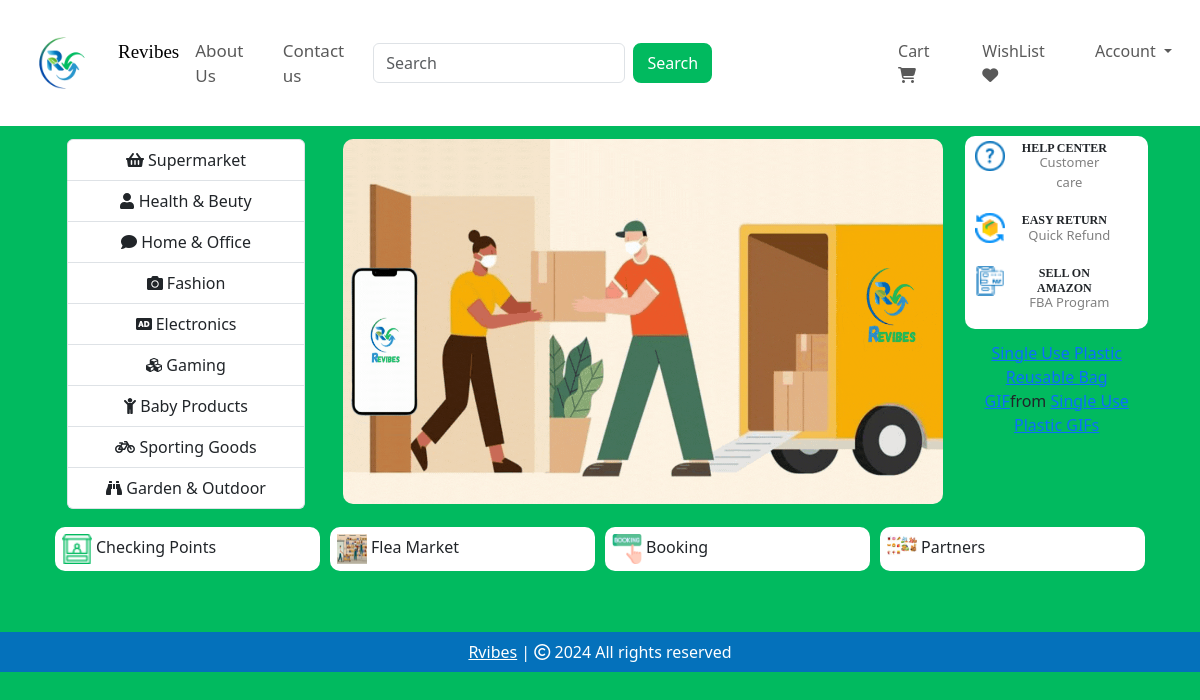
Before: / with the older database file.
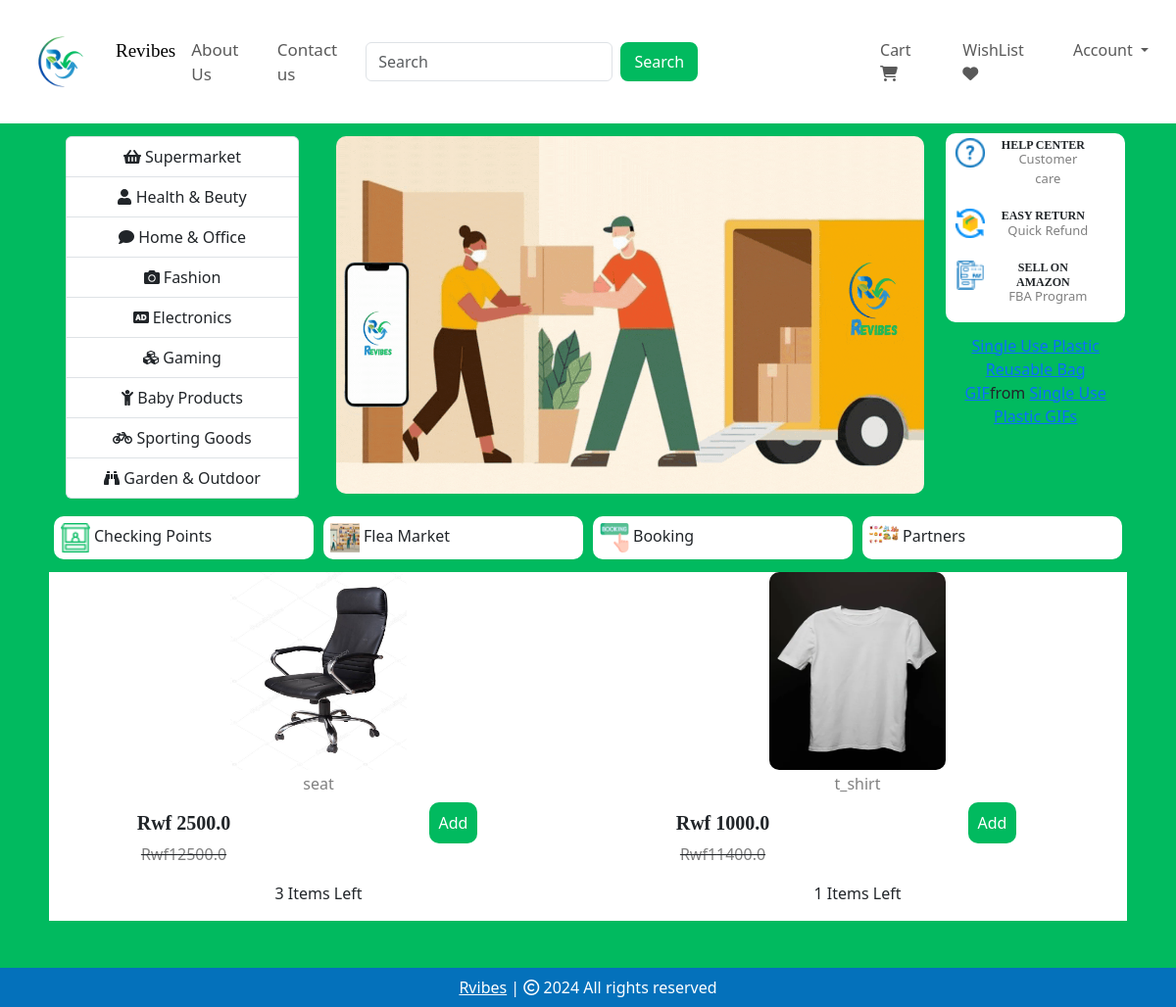
After: the same page with the newer database file.
### website/models.py (models this page shows, shortened)
class Product(db.Model):
    id= db.Column(db.Integer, primary_key=True)
    product_name = db.Column(db.String(100), nullable=False)
    current_price = db.Column(db.Float, nullable=False)
    previous_price = db.Column(db.Float, nullable=False)
    in_stock = db.Column(db.Integer, nullable=False)
    product_picture = db.Column(db.String(1000), nullable=False)
    flash_sale = db.Column(db.Boolean, default=False)
    date_added = db.Column(db.DateTime, default=datetime.utcnow)
    carts = db.relationship('Cart', backref=db.backref('product', lazy=True))
    orders = db.relationship('Order', backref=db.backref('product', lazy=True))

### website/views.py (the view)
@views.route('/')
def home():
    items = Product.query.filter_by(flash_sale=True)
    return render_template('home.html', items=items)

### website/templates/home.html (shortened to what this page needs)
{% extends 'base.html' %}
{% block body %}
<div class="container text-center">
    <div class="row" style="margin: 10px;">
      <div class="col " style="margin: 3px;">
        <div class="list-group" id="right1">
            <a href="" class="list-group-item list-group-item-action">
                <i class="fa fa-shopping-basket" aria-hidden="true"></i>
                <span class="link-name">Supermarket</span>
            </a>
            <a href="" class="list-group-item list-group-item-action">
                <i class="fa fa-user" aria-hidden="true"></i>
                <span class="link-name">Health & Beuty</span>
            </a>
            <a href="" class="list-group-item list-group-item-action">
                <i class="fa-solid fa-comment"></i>
                <span class="link-name">Home & Office</span>
            </a>
            <a href="" class="list-group-item list-group-item-action">
                <i class="fa fa-camera" aria-hidden="true"></i>
                <span class="link-name">Fashion</span>
            </a>
            <a href="" class="list-group-item list-group-item-action">
                <i class="fa fa-audio-description" aria-hidden="true"></i>
                <span class="link-name">Electronics</span>
            </a>
            <a href="" class="list-group-item list-group-item-action">
                <i class="fa fa-cubes" aria-hidden="true"></i>
                <span class="link-name">Gaming</span>
            </a>
            <a href="" class="list-group-item list-group-item-action">
                <i class="fa fa-child" aria-hidden="true"></i>
                <span class="link-name">Baby Products</span>
            </a>
            <a href="" class="list-group-item list-group-item-action">
                <i class="fa fa-bicycle" aria-hidden="true"></i>
                <span class="link-name">Sporting Goods</span>
            </a>
            <a href="" class="list-group-item list-group-item-action">
                <i class="fa fa-binoculars" aria-hidden="true"></i>
                <span class="link-name">Garden & Outdoor</span>
            </a>
        </div>
      </div>
      <div class="col-md-7" style="margin: 3px;">
        <img src="../static/images/recycle.gif" alt="" style="width: 600px; height: 365px; border-radius: 10px;">
      </div>
      <div class="col-md-2">
        <div class="row" style="background-color: white; border-radius: 10px;">
            <div class="row" style="display: flex; margin-top: 5px;">
                <div class="col">
                    <img src="../static/images/help.png" alt="" style="width: 30px; height: 30px; margin-left: -30px;">
                </div>
                <div class="col">
                    <h6 style="font-family:'Times New Roman', Times, serif; font-size: 12px; margin-left: -40px; font-weight: 600;">HELP CENTER</h6>
                    <p style="font-size: small; color: gray; margin-left: -30px; margin-top: -10px;">Customer care</p>
                </div>
            </div>
            <div class="row" style="display: flex; margin-top: 5px;">
                <div class="col">
                    <img src="../static/images/return.png" alt="" style="width: 30px; height: 30px; margin-left: -30px;">
                </div>
                <div class="col">
                    <h6 style="font-family:'Times New Roman', Times, serif; font-size: 12px; margin-left: -40px; font-weight: 600;">EASY RETURN</h6>
                    <p style="font-size: small; color: gray; margin-left: -30px; margin-top: -10px;">Quick Refund</p>
                </div>
            </div>
            <div class="row" style="display: flex; margin-top: 5px;">
                <div class="col">
                    <img src="../static/images/payment.png" alt="" style="width: 30px; height: 30px; margin-left: -30px;">
                </div>
                <div class="col">
                    <h6 style="font-family:'Times New Roman', Times, serif; font-size: 12px; margin-left: -40px; font-weight: 600;">SELL ON AMAZON</h6>
                    <p style="font-size: small; color: gray; margin-left: -30px; margin-top: -10px;">FBA Program</p>
                </div>
            </div>
        </div>
        <div class="row" style="margin-top: 12px;">
            <div class="col">
                <div class="tenor-gif-embed" data-postid="25438593" data-share-method="host" data-aspect-ratio="1" data-width="100%"><a href="https://tenor.com/view/single-use-plastic-reusable-bag-tote-bag-zero-waste-reuse-gif-25438593">Single Use Plastic Reusable Bag GIF</a>from <a href="https://tenor.com/search/single+use+plastic-gifs">Single Use Plastic GIFs</a></div> <script type="text/javascript" async src="https://tenor.com/embed.js"></script>            </div>
        </div>
      </div>
    </div>
</div>
<div class="container text-center">
    <div class="row" style="margin: 8px;">
        <div class="col" style="display: flex; background-color: white; border-radius: 10px; padding: 7px; margin: 5px;">
            <img src="../static/images/checkPoint.png" alt="" style="width: 30px; height: 30px;">
            <h6 style="margin: 4px">Checking Points</h6>
        </div>
        <div class="col" style="display: flex; background-color: white; border-radius: 10px; padding: 7px; margin: 5px;">
            <img src="../static/images/warehouse.jpg" alt="" style="width: 30px; height: 30px;">
            <h6 style="margin: 4px">Flea Market</h6>
        </div>
        <div class="col" style="display: flex; background-color: white; border-radius: 10px; padding: 7px; margin: 5px;">
            <img src="../static/images/booking.png" alt="" style="width: 30px; height: 30px;">
            <h6 style="margin: 4px">Booking</h6>
        </div>
        <div class="col" style="display: flex; background-color: white; border-radius: 10px; padding: 7px; margin: 5px;">
            <img src="../static/images/partner.jpg" alt="" style="width: 30px; height: 30px;">
            <h6 style="margin: 4px">Partners</h6>
        </div>
    </div>
</div>
<div class="container text-center">
    <div class="row" style="margin: 8px; background-color: rgb(219, 218, 218);" id="column">
        {% for item in items %}
        <div class="col" style="background-color: white;">
            <img src="{{ item.product_picture }}" alt="" style="height: 202px; width: 180px; border-radius: 10px;">
            <div class="row" style="margin-top: 5px;">
                <h6 style="color: gray;">{{ item.product_name }}</h6>
            </div>
            <div class="row" style="margin-top: 10px;">
                <div class="col">
                    <h5 style="font-weight: 600; font-family: 'Times New Roman', Times, serif;">Rwf {{ item.current_price }}</h5>
                    <strike><p style="color: gray;">Rwf1{{ item.previous_price }}</p></strike>
                </div>
                <div class="col">
                    <a href="#">Add</a>
                </div>
            </div>
            <div class="row">
                <p> {{ item.in_stock }} Items Left</p>
            </div>
        </div>
        {% endfor %}
    </div>
</div>
{% endblock %}

### website/templates/base.html (shortened to what this page needs)
<!DOCTYPE html>
<html lang="en">
<head>
    <link rel="stylesheet" href="https://cdnjs.cloudflare.com/ajax/libs/font-awesome/6.6.0/css/all.min.css"/>
    <link rel="stylesheet" href="https://cdnjs.cloudflare.com/ajax/libs/bootstrap-icons/1.11.3/font/bootstrap-icons.min.css" />
    <link rel="stylesheet" href="{{ url_for('static', filename='css/all.min.css') }}">
    <link rel="stylesheet" href="{{ url_for('static', filename='css/bootstrap.min.css') }}">
    <link rel="stylesheet" href="{{ url_for('static', filename='css/style.css') }}">
</head>
<body style="background-color: #01ba5f;">
     <nav class="navbar navbar-expand-lg" style="background-color: white;">
        <div class="container-fluid">
          <a class="navbar-brand" href="#" style="color: #01ba5f; font-size: 30px; margin-right: -2px;">
            <div class="logo">
                <img src="static/images/logo.png" alt="logo">
            </div>
          </a>
          <div class="collapse navbar-collapse" id="navbarSupportedContent">
            <ul class="navbar-nav me-auto mb-2 mb-lg-0">
              <li class="nav-item">
                <a class="nav-link active" aria-current="page" href="/" style="font-family: cursive; font-size: 19px;">Revibes</a>
              </li>
              <li class="nav-item">
                <a class="nav-link text-grey" href="#" style="font-size: 17px;">About Us</a>
              </li>
              <li class="nav-item">
                <a class="nav-link text-grey" href="#" style="font-size: 17px;">Contact us</a>
              </li>
            </ul>
            <form class="d-flex" role="search" action="/search" style="margin-right: 170px;" method="POST">
              <input class="form-control me-2" name="search" type="search" placeholder="Search" aria-label="Search">
              <button class="btn" type="submit">Search</button>
            </form>
          </div>
          <ul class="navbar-nav me-auto mb-2 mb-lg-0">
            <li class="nav-item mx-2" id="items">
              <a class="nav-link text-grey" href="/cart"> Cart
                <i class="fa-solid fa-cart-shopping"></i>
              </a>
            </li>
            <li class="nav-item mx-2" id="items">
              <a class="nav-link text-grey" href="#"> WishList
                <i class="fa-solid fa-heart"></i>
              </a>
            </li>
            <li class="nav-item dropdown mx-2">
              <a class="nav-link dropdown-toggle text-grey" href="#" role="button", id="profileDropdown"
              data-bs-toggle="dropdown" aria-hidden="false">
                Account
              </a>
            </li>
          </ul>
        </div>
      </nav>
      {% block body %}
      {% endblock %}
      <footer class="container-fluid  text-center p-2 mt-5" style="background-color: #0471bb; color: white;">
        <a href="https://bit.ly/DondouAbiyi" style="color: white;">Rvibes</a> | <span>
          <i class="fa-sharp fa-regular fa-copyright"></i></span> 2024 All rights reserved
      </footer>
</body>
</html>

### website/static/css/style.css (style rules this page uses)
.d-flex .btn { background: #01ba5f; border: 2px solid #01ba5f; border-radius: 8px; color: #fff; }
.container .row .col .row .col a { background-color: #01ba5f; padding: 10px; border-radius: 10px; text-decoration: none; color: white; }
.logo { display: flex; align-items:flex-start; justify-content: flex-start; }
.logo img { height: 100px; width: auto; }

Changed rows visible on the page:
now on this page (row edited): Product: product_picture (picture), product_name "seat", current_price "2500.0", previous_price "2500.0", in_stock "3"
added Product: product_picture (picture), product_name "t_shirt", current_price "1000.0", previous_price "1400.0", in_stock "1"
